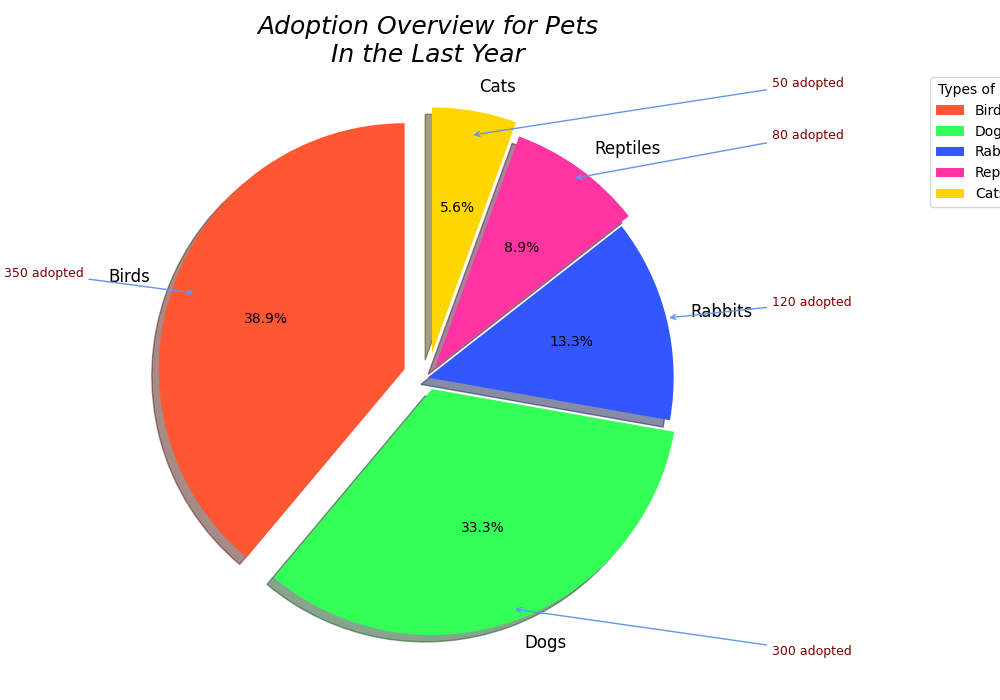

Reproduce this figure in Python.
import matplotlib.pyplot as plt
import numpy as np

pets = ['Birds', 'Dogs', 'Rabbits', 'Reptiles', 'Cats']
adoption_rates = [350, 300, 120, 80, 50]
colors = ['#FF5733', '#33FF57', '#3357FF', '#FF33A1', '#FFD700']  # Updated color set

fig, ax = plt.subplots(figsize=(10, 7), subplot_kw=dict(aspect="equal"))

wedges, texts, autotexts = ax.pie(
    adoption_rates,
    labels=pets,
    colors=colors,
    autopct='%1.1f%%',
    startangle=90,
    explode=(0.1, 0.05, 0, 0.05, 0.1),
    shadow=True
)

plt.title('Adoption Overview for Pets\nIn the Last Year', fontsize=18, fontweight='normal', style='italic')

for autotext in autotexts:
    autotext.set_color('black')
    autotext.set_weight('normal')

for text in texts:
    text.set_fontsize(12)

for i, wedge in enumerate(wedges):
    angle = (wedge.theta2 - wedge.theta1) / 2. + wedge.theta1
    x = np.cos(np.deg2rad(angle))
    y = np.sin(np.deg2rad(angle))
    horizontalalignment = {-1: "right", 1: "left"}[int(np.sign(x))]
    ax.annotate(f'{adoption_rates[i]} adopted',
                xy=(x, y), xytext=(1.4*np.sign(x), 1.2*y),
                horizontalalignment=horizontalalignment, fontsize=9, color='maroon',
                arrowprops=dict(arrowstyle="->", color='cornflowerblue'))

ax.legend(wedges, pets, title="Types of Pets", loc="upper right", bbox_to_anchor=(1, 0, 0.5, 1))

plt.grid(which='both', linestyle='--', linewidth=0.5)

plt.tight_layout()
plt.show()
